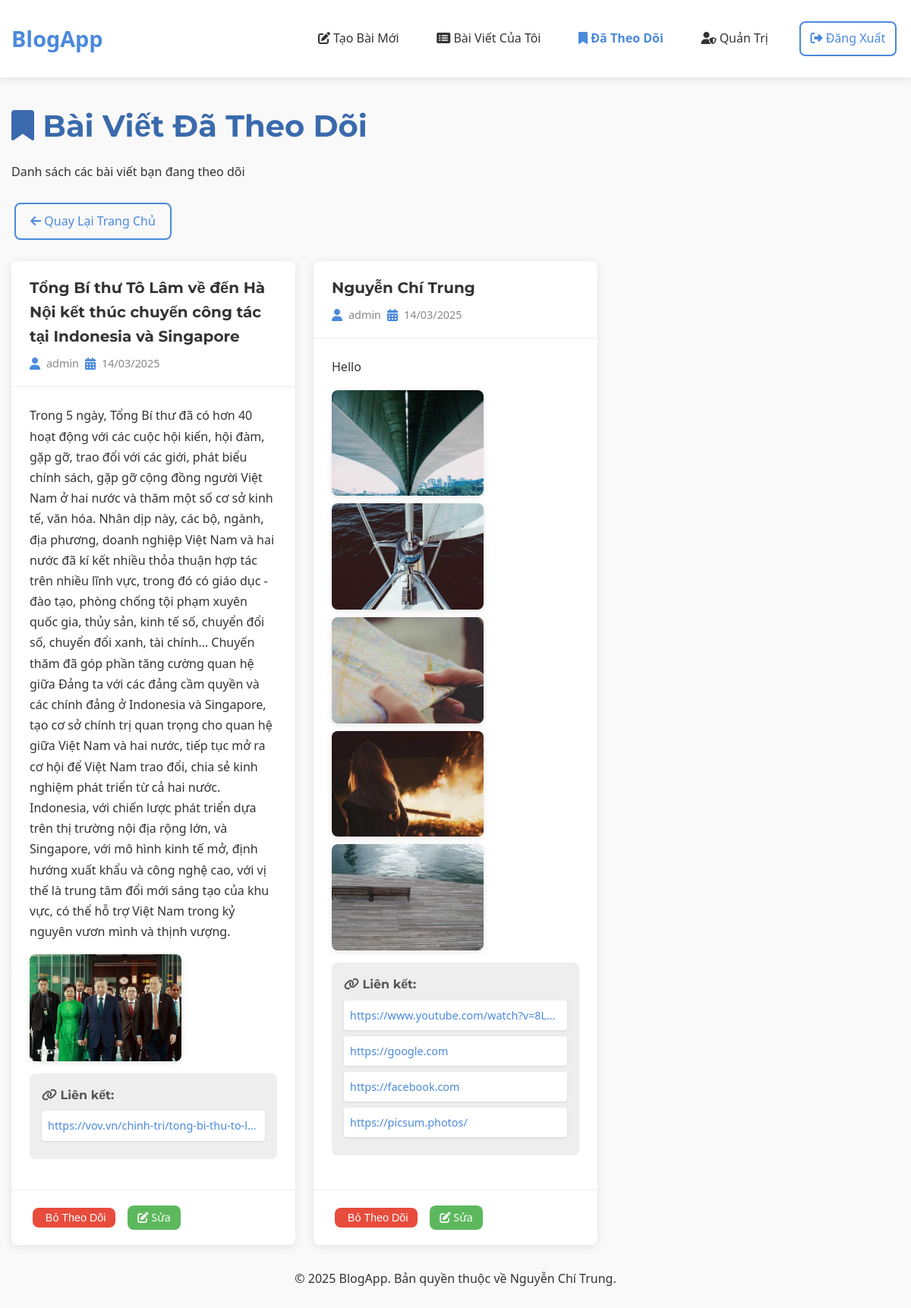
Before: /followed_posts (signed in) with the older database file.
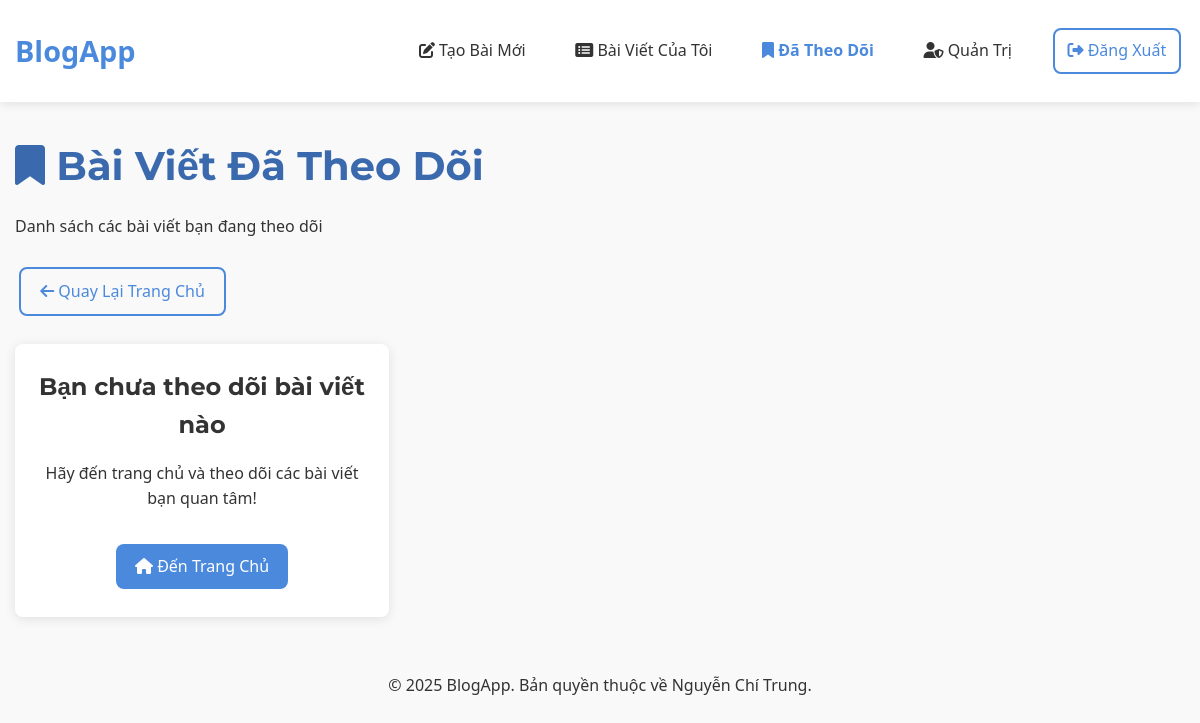
After: the same page with the newer database file.
### tables this page shows
CREATE TABLE post (
  id INTEGER PRIMARY KEY AUTOINCREMENT,
  author_id INTEGER NOT NULL,
  created TIMESTAMP NOT NULL DEFAULT CURRENT_TIMESTAMP,
  title TEXT NOT NULL,
  text_content TEXT,
  FOREIGN KEY (author_id) REFERENCES user (id)
);

CREATE TABLE user (
  id INTEGER PRIMARY KEY AUTOINCREMENT,
  username TEXT UNIQUE NOT NULL,
  password TEXT NOT NULL,
  is_blocked BOOLEAN NOT NULL DEFAULT 0,
  is_admin BOOLEAN NOT NULL DEFAULT 0
);

CREATE TABLE post_content (
  id INTEGER PRIMARY KEY AUTOINCREMENT,
  post_id INTEGER NOT NULL,
  content_type TEXT NOT NULL,  -- 'image' hoặc 'link'
  content TEXT NOT NULL,       -- đường dẫn hình ảnh hoặc URL
  display_order INTEGER NOT NULL,
  FOREIGN KEY (post_id) REFERENCES post (id) ON DELETE CASCADE
);

### flaskr/blog.py (the view)
@bp.route('/followed_posts')
@login_required
def followed_posts():
    try:
        page = request.args.get('page', 1, type=int)
        per_page = 10  # Số bài viết trên mỗi trang
        db = get_db()
        count = db.execute(
            'SELECT COUNT(*) FROM post_followers WHERE user_id = ?',
            (g.user['id'],)
        ).fetchone()[0]
        total_pages = (count + per_page - 1) // per_page
        posts_rows = db.execute(
            'SELECT p.id, p.title, p.text_content, p.created, p.author_id, u.username, '
            'CASE WHEN u.is_admin = 1 THEN 1 ELSE 0 END as is_admin '
            'FROM post p JOIN user u ON p.author_id = u.id '
            'JOIN post_followers pf ON p.id = pf.post_id '
            'WHERE pf.user_id = ? '
            'ORDER BY pf.created DESC LIMIT ? OFFSET ?',
            (g.user['id'], per_page, (page - 1) * per_page)
        ).fetchall()
        posts = []
        for post_row in posts_rows:
            post = dict(post_row)
            images = db.execute(
                'SELECT content FROM post_content WHERE post_id = ? AND content_type = ? ORDER BY display_order',
                (post['id'], 'image')
            ).fetchall()
            post['images'] = [image['content'] for image in images] if images else []
            links = db.execute(
                'SELECT content FROM post_content WHERE post_id = ? AND content_type = ? ORDER BY display_order',
                (post['id'], 'link')
            ).fetchall()
            post['links'] = [link['content'] for link in links] if links else []
            post['is_following'] = True
            posts.append(post)
        return render_template('blog/followed_posts.html', posts=posts, page=page,
                              total_pages=total_pages)
    except sqlite3.OperationalError as e:
        flash('Chức năng theo dõi bài viết hiện không khả dụng. Vui lòng chạy lệnh "flask init-db" để cập nhật cơ sở dữ liệu.')
        print(f"Lỗi khi truy cập bài viết đã theo dõi: {str(e)}")
        return render_template('blog/followed_posts.html', posts=[], page=1, total_pages=0)

### flaskr/__init__.py (called while the page is built)
def create_app(test_config=None):
    app = Flask(__name__, instance_relative_config=True)
    app.config.from_mapping(
        SECRET_KEY='dev',
        DATABASE=os.path.join(app.instance_path, 'flaskr.sqlite'),
    )
    if test_config is None:
        app.config.from_pyfile('config.py', silent=True)
    else:
        app.config.from_mapping(test_config)
    try:
        os.makedirs(app.instance_path)
    except OSError:
        pass
    from . import db
    db.init_app(app)
    from . import auth
    app.register_blueprint(auth.bp)
    from . import blog
    app.register_blueprint(blog.bp)
    @app.context_processor
    def inject_utilities():
        def get_year():
            return datetime.datetime.now().year
        return {'get_year': get_year}
    @app.route('/')
    def index():
        return redirect(url_for('blog.blog_index'))
    return app

### flaskr/auth.py (called while the page is built)
@bp.before_app_request
def load_logged_in_user():
    user_id = session.get('user_id')
    if user_id is None:
        g.user = None
    else:
        g.user = get_db().execute(
            'SELECT * FROM user WHERE id = ?', (user_id,)
        ).fetchone()  # fetchone() trả về một sqlite3.Row

def login_required(view):
    @functools.wraps(view)
    def wrapped_view(**kwargs):
        if g.user is None:
            return redirect(url_for('auth.login'))
        return view(**kwargs)
    return wrapped_view

### flaskr/db.py (called while the page is built)
def get_db():
    if 'db' not in g:
        g.db = sqlite3.connect(
            current_app.config['DATABASE'],
            detect_types=sqlite3.PARSE_DECLTYPES
        )
        g.db.row_factory = sqlite3.Row
    return g.db

### flaskr/templates/blog/followed_posts.html (shortened to what this page needs)
{% extends 'base.html' %}
{% block header %}
  <h1>
    <i class="fas fa-bookmark"></i> Bài Viết Đã Theo Dõi
  </h1>
  <p class="text-light mb-3">Danh sách các bài viết bạn đang theo dõi</p>
{% endblock %}
{% block content %}
<div class="d-flex justify-between mb-3">
  <div class="navigation-links">
    <a class="btn outline" href="{{ url_for('blog.blog_index') }}">
      <i class="fas fa-arrow-left"></i> Quay Lại Trang Chủ
    </a>
  </div>
</div>
<div class="post-list fade-in">
  {% for post in posts %}
    <article class="post {% if post.is_admin %}admin{% endif %}">
      <div class="post-header">
        <h3 class="post-title">{{ post.title }}</h3>
        <div class="post-meta">
          <i class="fas fa-user"></i> {{ post.username }}
          <i class="fas fa-calendar-alt ml-2"></i> {{ post.created.strftime('%d/%m/%Y') }}
        </div>
      </div>
      <div class="post-content">
        {% if post.text_content %}
        <div class="post-text">
          {{ post.text_content }}
        </div>
        {% endif %}
        {% if post.images %}
        <div class="post-images">
          {% for image in post.images %}
          <div class="image-container">
            <img src="{{ image }}" alt="{{ post.title }}" class="post-image">
          </div>
          {% endfor %}
        </div>
        {% endif %}
        {% if post.links %}
        <div class="post-links">
          <h4><i class="fas fa-link"></i> Liên kết:</h4>
          <ul>
            {% for link in post.links %}
            <li><a href="{{ link }}" target="_blank">{{ link }}</a></li>
            {% endfor %}
          </ul>
        </div>
        {% endif %}
      </div>
      <div class="post-footer">
        <div class="post-actions">
          <form action="{{ url_for('blog.unfollow_post', id=post.id) }}" method="post" class="inline-form">
            <button type="submit" class="btn sm danger">
               Bỏ Theo Dõi
            </button>
          </form>
          {% if g.user and g.user.id == post.author_id %}
            <a class="btn sm secondary" href="{{ url_for('blog.update', id=post.id) }}">
              <i class="fas fa-edit"></i> Sửa
            </a>
          {% endif %}
        </div>
      </div>
    </article>
  {% else %}
    <div class="card text-center p-3">
      <h3 class="mb-2">Bạn chưa theo dõi bài viết nào</h3>
      <p>Hãy đến trang chủ và theo dõi các bài viết bạn quan tâm!</p>
      <a href="{{ url_for('blog.blog_index') }}" class="btn primary mt-2">
        <i class="fas fa-home"></i> Đến Trang Chủ
      </a>
    </div>
  {% endfor %}
</div>
{% endblock %}

### flaskr/templates/base.html (shortened to what this page needs)
<!doctype html>
<html lang="vi">
<head>
    <link rel="stylesheet" href="https://cdnjs.cloudflare.com/ajax/libs/font-awesome/6.4.0/css/all.min.css">
    <link rel="stylesheet" href="{{ url_for('static', filename='style.css') }}">
</head>
<body>
    <header>
        <div class="container">
            <a href="{{ url_for('blog.blog_index') }}" class="brand">BlogApp</a>
            <nav class="nav-links" id="nav-links">
                {% if g.user %}
                    <a href="{{ url_for('blog.create') }}" class="{% if request.endpoint == 'blog.create' %}active{% endif %}">
                        <i class="fas fa-edit"></i> Tạo Bài Mới
                    </a>
                    <a href="{{ url_for('blog.my_posts') }}" class="{% if request.endpoint == 'blog.my_posts' %}active{% endif %}">
                        <i class="fas fa-list-alt"></i> Bài Viết Của Tôi
                    </a>
                    <a href="{{ url_for('blog.followed_posts') }}" class="{% if request.endpoint == 'blog.followed_posts' %}active{% endif %}">
                        <i class="fas fa-bookmark"></i> Đã Theo Dõi
                    </a>
                    {% if g.user['is_admin'] %}
                        <a href="{{ url_for('blog.admin') }}" class="{% if 'admin' in request.endpoint %}active{% endif %}">
                            <i class="fas fa-user-shield"></i> Quản Trị
                        </a>
                    {% endif %}
                    <a href="{{ url_for('auth.logout') }}" class="btn outline">
                        <i class="fas fa-sign-out-alt"></i> Đăng Xuất
                    </a>
                {% endif %}
            </nav>
        </div>
    </header>
    <main class="container">
        <section class="page-header mb-3">
            {% block header %}{% endblock %}
        </section>
        {% block content %}{% endblock %}
    </main>
    <footer class="container text-center mt-3">
        <p class="text-light">&copy; {{ get_year() }} BlogApp. Bản quyền thuộc về Nguyễn Chí Trung.</p>
    </footer>
</body>
</html>

### flaskr/static/style.css (style rules this page uses)
:root { --primary-color: #4a89dc; --primary-dark: #3a6aad; --primary-light: #6a99e9; --secondary-color: #5cb85c; --danger-color: #e74c3c; --warning-color: #f0ad4e; --text-color: #333; --text-light: #888; --bg-color: #f9f9f9; --light-gray: #eee; --dark-gray: #555; --border-radius: 8px; --box-shadow: 0 2px 12px rgba(0, 0, 0, 0.1); --transition: all 0.3s ease; --font-primary: 'Segoe UI', Tahoma, Geneva, Verdana, sans-serif; --font-heading: 'Montserrat', sans-serif; }
* { margin: 0; padding: 0; box-sizing: border-box; }
body { font-family: var(--font-primary); color: var(--text-color); background-color: var(--bg-color); line-height: 1.6; padding-bottom: 50px; }
a { color: var(--primary-color); text-decoration: none; transition: var(--transition); }
h1, h2, h3, h4, h5, h6 { font-family: var(--font-heading); margin-bottom: 1rem; color: var(--text-color); }
h1 { font-size: 2.5rem; font-weight: 700; color: var(--primary-dark); }
h3 { font-size: 1.5rem; }
p { margin-bottom: 1rem; }
.container { max-width: 1200px; margin: 0 auto; padding: 0 15px; }
header { background-color: white; box-shadow: 0 2px 10px rgba(0, 0, 0, 0.1); padding: 1.5rem 0; margin-bottom: 2rem; }
header .container { display: flex; justify-content: space-between; align-items: center; }
.brand { font-size: 1.8rem; font-weight: 700; color: var(--primary-color); }
.nav-links { display: flex; gap: 1.5rem; align-items: center; }
.nav-links a { color: var(--text-color); font-weight: 500; padding: 0.5rem 0.8rem; border-radius: var(--border-radius); transition: var(--transition); }
.nav-links a.active { color: var(--primary-color); font-weight: 600; }
.btn { display: inline-block; padding: 0.6rem 1.2rem; border-radius: var(--border-radius); font-weight: 500; text-align: center; cursor: pointer; border: none; transition: var(--transition); text-transform: none; margin: 0.25rem; background-color: var(--primary-color); color: white; }
.btn.primary { background-color: var(--primary-color); color: white; }
.btn.outline { background-color: transparent; border: 2px solid var(--primary-color); color: var(--primary-color); }
.card { background-color: white; border-radius: var(--border-radius); box-shadow: var(--box-shadow); padding: 1.5rem; margin-bottom: 1.5rem; transition: var(--transition); }
.post-list { display: grid; grid-template-columns: repeat(auto-fill, minmax(300px, 1fr)); gap: 1.5rem; margin-bottom: 2rem; }
.fade-in { animation: fadeIn 0.5s ease forwards; }
.text-center { text-align: center; }
.mb-2 { margin-bottom: 1rem; }
.mb-3 { margin-bottom: 1.5rem; }
.mt-2 { margin-top: 1rem; }
.mt-3 { margin-top: 1.5rem; }
.d-flex { display: flex; }
.justify-between { justify-content: space-between; }
.p-3 { padding: 1.5rem; }

Changed rows visible on the page:
removed post: title "Tổng Bí thư Tô Lâm về đến Hà Nội kết thúc chuyến công tác tại Indonesia và Singapore", username "admin", created "14/03/2025", text_content "Trong 5 ngày, Tổng Bí thư đã có hơn 40 hoạt động với các cuộc hội kiến, hội đàm, gặp gỡ, trao đổi với các giới, phát biểu chính sách, gặp gỡ cộng đồng người Việt Nam ở hai nước và thăm một số cơ sở kinh tế, văn hóa. Nhân dịp này, các bộ, ngành, địa phương, doanh nghiệp Việt Nam và hai nước đã kí kết nhiều thỏa thuận hợp tác trên nhiều lĩnh vực, trong đó có giáo dục - đào tạo, phòng chống tội phạm xuyên quốc gia, thủy sản, kinh tế số, chuyển đổi số, chuyển đổi xanh, tài chính… Chuyến thăm đã góp phần tăng cường quan hệ giữa Đảng ta với các đảng cầm quyền và các chính đảng ở Indonesia và Singapore, tạo cơ sở chính trị quan trọng cho quan hệ giữa Việt Nam và hai nước, tiếp tục mở ra cơ hội để…"
removed post_content: content (picture), shown under "admin"
removed post_content: content "https://vov.vn/chinh-tri/tong-bi-thu-to-l…", shown under "admin"
removed post: title "Nguyễn Chí Trung", username "admin", created "14/03/2025", text_content "Hello"
removed post_content: content (picture), shown under "Nguyễn Chí Trung"
removed post_content: content (picture), shown under "Nguyễn Chí Trung"
removed post_content: content (picture), shown under "Nguyễn Chí Trung"
removed post_content: content (picture), shown under "Nguyễn Chí Trung"
removed post_content: content (picture), shown under "Nguyễn Chí Trung"
removed post_content: content "https://www.youtube.com/watch?v=8L…", shown under "Nguyễn Chí Trung"
removed post_content: content "https://google.com", shown under "Nguyễn Chí Trung"
removed post_content: content "https://facebook.com", shown under "Nguyễn Chí Trung"
removed post_content: content "https://picsum.photos/", shown under "Nguyễn Chí Trung"
Other visible differences:
text now shown: "Bạn chưa theo dõi bài viết nào Hãy đến trang chủ và theo dõi các bài viết bạn quan tâm! Đến Trang Chủ"
